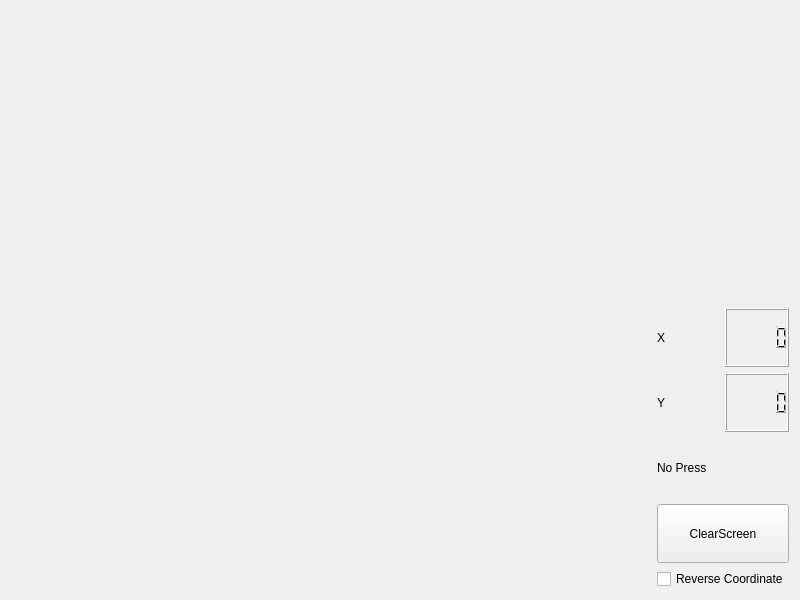
<?xml version="1.0" encoding="UTF-8"?>
<ui version="4.0">
 <class>PaintWidget</class>
 <widget class="QWidget" name="PaintWidget">
  <property name="geometry">
   <rect>
    <x>0</x>
    <y>0</y>
    <width>800</width>
    <height>600</height>
   </rect>
  </property>
  <property name="windowTitle">
   <string>Form</string>
  </property>
  <layout class="QGridLayout" name="gridLayout" columnstretch="1,0">
   <item row="0" column="1">
    <layout class="QVBoxLayout" name="verticalLayout" stretch="5,1,1,1,1,1">
     <item>
      <spacer name="verticalSpacer">
       <property name="orientation">
        <enum>Qt::Vertical</enum>
       </property>
       <property name="sizeHint" stdset="0">
        <size>
         <width>20</width>
         <height>40</height>
        </size>
       </property>
      </spacer>
     </item>
     <item>
      <layout class="QHBoxLayout" name="horizontalLayout">
       <item>
        <widget class="QLabel" name="label_X">
         <property name="text">
          <string>X</string>
         </property>
        </widget>
       </item>
       <item>
        <widget class="QLCDNumber" name="lcdNumber_X"/>
       </item>
      </layout>
     </item>
     <item>
      <layout class="QHBoxLayout" name="horizontalLayout_2">
       <item>
        <widget class="QLabel" name="label_Y">
         <property name="text">
          <string>Y</string>
         </property>
        </widget>
       </item>
       <item>
        <widget class="QLCDNumber" name="lcdNumber_Y"/>
       </item>
      </layout>
     </item>
     <item>
      <widget class="QLabel" name="label_pressStatus">
       <property name="sizePolicy">
        <sizepolicy hsizetype="Fixed" vsizetype="Preferred">
         <horstretch>100</horstretch>
         <verstretch>0</verstretch>
        </sizepolicy>
       </property>
       <property name="text">
        <string>No Press</string>
       </property>
      </widget>
     </item>
     <item>
      <widget class="QPushButton" name="pushButton_clearScreen">
       <property name="sizePolicy">
        <sizepolicy hsizetype="Minimum" vsizetype="Preferred">
         <horstretch>0</horstretch>
         <verstretch>0</verstretch>
        </sizepolicy>
       </property>
       <property name="text">
        <string>ClearScreen</string>
       </property>
      </widget>
     </item>
     <item>
      <widget class="QCheckBox" name="checkBox_reverse">
       <property name="text">
        <string>Reverse Coordinate</string>
       </property>
      </widget>
     </item>
    </layout>
   </item>
   <item row="0" column="0">
    <widget class="QWidget" name="widget_painter" native="true">
     <property name="minimumSize">
      <size>
       <width>200</width>
       <height>150</height>
      </size>
     </property>
     <property name="sizeIncrement">
      <size>
       <width>4</width>
       <height>3</height>
      </size>
     </property>
     <layout class="QGridLayout" name="gridLayout_2">
      <item row="0" column="0">
       <widget class="QLabel" name="label_painter">
        <property name="text">
         <string/>
        </property>
       </widget>
      </item>
     </layout>
    </widget>
   </item>
  </layout>
 </widget>
 <resources/>
 <connections/>
</ui>
